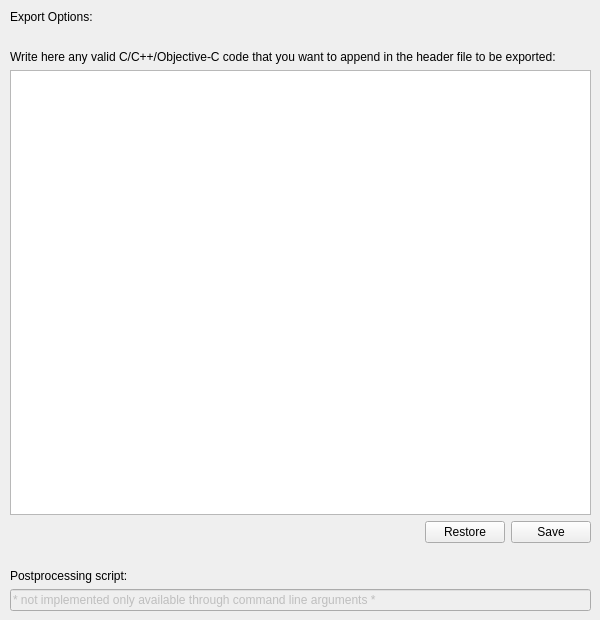
      <widget class="QWidget" name="exportTab">
       <attribute name="title">
        <string>Export Options</string>
       </attribute>
       <widget class="QWidget" name="gridLayoutWidget_2">
        <property name="geometry">
         <rect>
          <x>10</x>
          <y>10</y>
          <width>581</width>
          <height>601</height>
         </rect>
        </property>
        <layout class="QGridLayout" name="gridLayout_4">
         <item row="3" column="0" colspan="3">
          <widget class="QPlainTextEdit" name="customHeaderText">
           <property name="font">
            <font>
             <family>Courier New</family>
            </font>
           </property>
           <property name="lineWrapMode">
            <enum>QPlainTextEdit::NoWrap</enum>
           </property>
           <property name="plainText">
            <string/>
           </property>
          </widget>
         </item>
         <item row="2" column="0" colspan="3">
          <widget class="QLabel" name="exportExplanationLabel">
           <property name="text">
            <string>Write here any valid C/C++/Objective-C code that you want to append in the header file to be exported:</string>
           </property>
           <property name="textFormat">
            <enum>Qt::PlainText</enum>
           </property>
           <property name="wordWrap">
            <bool>true</bool>
           </property>
          </widget>
         </item>
         <item row="0" column="0" colspan="3">
          <widget class="QLabel" name="exportOptionsLabel">
           <property name="text">
            <string>Export Options:</string>
           </property>
          </widget>
         </item>
         <item row="1" column="0" colspan="3">
          <spacer name="verticalSpacer">
           <property name="orientation">
            <enum>Qt::Vertical</enum>
           </property>
           <property name="sizeType">
            <enum>QSizePolicy::Fixed</enum>
           </property>
           <property name="sizeHint" stdset="0">
            <size>
             <width>20</width>
             <height>20</height>
            </size>
           </property>
          </spacer>
         </item>
         <item row="5" column="0" colspan="3">
          <spacer name="verticalSpacer_2">
           <property name="orientation">
            <enum>Qt::Vertical</enum>
           </property>
           <property name="sizeType">
            <enum>QSizePolicy::Fixed</enum>
           </property>
           <property name="sizeHint" stdset="0">
            <size>
             <width>20</width>
             <height>20</height>
            </size>
           </property>
          </spacer>
         </item>
         <item row="6" column="0" colspan="3">
          <widget class="QLabel" name="postprocessingLabel">
           <property name="text">
            <string>Postprocessing script:</string>
           </property>
          </widget>
         </item>
         <item row="7" column="0" colspan="3">
          <widget class="QLineEdit" name="lineEdit">
           <property name="enabled">
            <bool>false</bool>
           </property>
           <property name="text">
            <string>* not implemented only available through command line arguments *</string>
           </property>
          </widget>
         </item>
         <item row="4" column="1">
          <widget class="QPushButton" name="restoreCustomHeaderButton">
           <property name="toolTip">
            <string>Restore to previous saved header</string>
           </property>
           <property name="text">
            <string>Restore</string>
           </property>
          </widget>
         </item>
         <item row="4" column="2">
          <widget class="QPushButton" name="saveCustomHeaderButton">
           <property name="toolTip">
            <string>Save header</string>
           </property>
           <property name="text">
            <string>Save</string>
           </property>
          </widget>
         </item>
         <item row="4" column="0">
          <spacer name="horizontalSpacer_14">
           <property name="orientation">
            <enum>Qt::Horizontal</enum>
           </property>
           <property name="sizeHint" stdset="0">
            <size>
             <width>40</width>
             <height>20</height>
            </size>
           </property>
          </spacer>
         </item>
        </layout>
       </widget>
      </widget>
